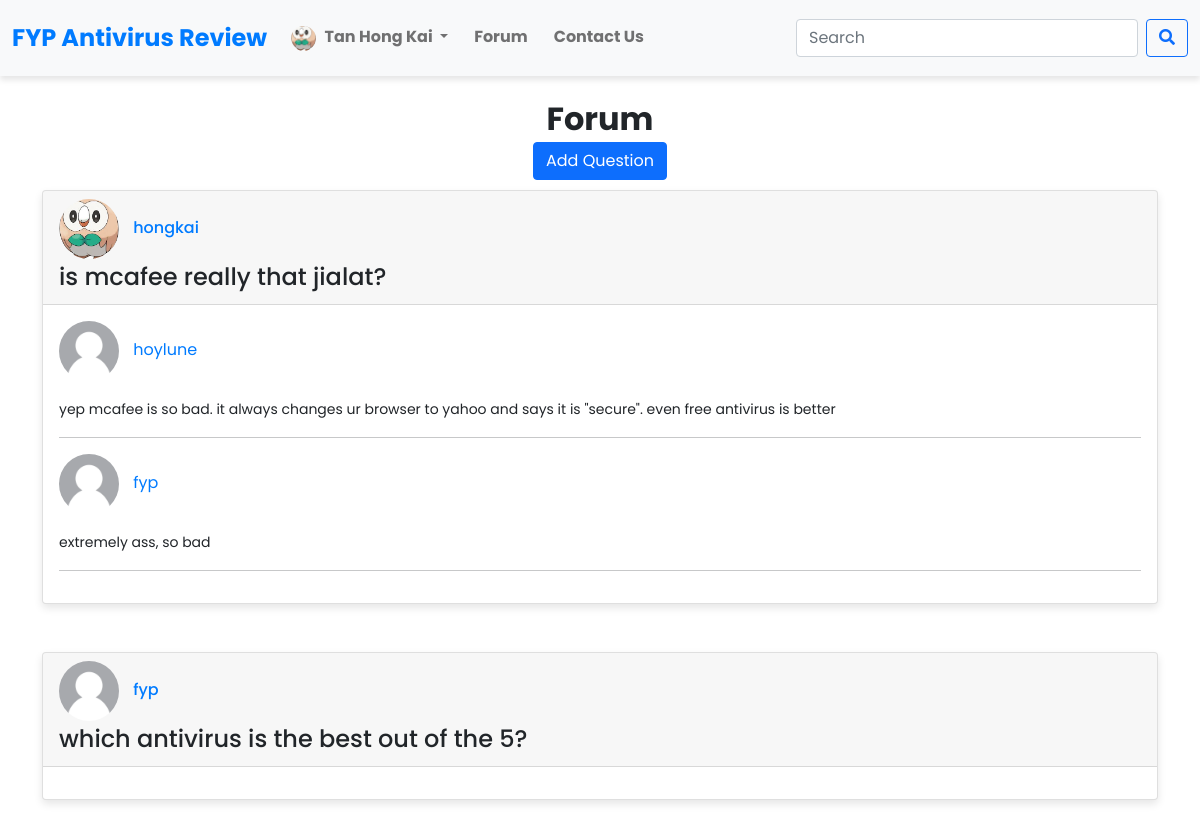
/forum.php (signed in), run on the app's committed database.
### tables this page shows
CREATE TABLE `questions` (
  `quesId` int(11) NOT NULL,
  `userId` int(11) NOT NULL,
  `question` varchar(100) NOT NULL
);

CREATE TABLE `users` (
  `userId` int(11) NOT NULL,
  `username` varchar(60) NOT NULL,
  `password` varchar(40) NOT NULL,
  `name` varchar(80) NOT NULL,
  `dob` varchar(80) NOT NULL,
  `email` varchar(80) NOT NULL,
  `2fa_code` varchar(10) DEFAULT NULL,
  `2fa_expiry` datetime DEFAULT NULL
);

CREATE TABLE `replies` (
  `replyId` int(11) NOT NULL,
  `userId` int(11) NOT NULL,
  `quesId` int(11) NOT NULL,
  `reply` varchar(250) NOT NULL
);

### forum.php (the view, shortened to what this page needs)
<?php
include "dbFunctions.php";
$queryQuestions = "SELECT Q.*, U.username
                   FROM questions Q
                   INNER JOIN users U
                   ON Q.userId = U.userId";
$stmtQuestions = mysqli_prepare($link, $queryQuestions);
mysqli_stmt_execute($stmtQuestions);
$resultQuestions = mysqli_stmt_get_result($stmtQuestions);
$questions = [];
while ($question = mysqli_fetch_assoc($resultQuestions)) {
    $questionId = $question['quesId'];
    $queryReplies = "SELECT R.*, U.username
                     FROM replies R
                     INNER JOIN users U
                     ON R.userId = U.userId
                     WHERE R.quesId = ?";
    $stmtReplies = mysqli_prepare($link, $queryReplies);
    mysqli_stmt_bind_param($stmtReplies, "i", $questionId);
    mysqli_stmt_execute($stmtReplies);
    $resultReplies = mysqli_stmt_get_result($stmtReplies);
    $replies = [];
    while ($reply = mysqli_fetch_assoc($resultReplies)) {
        $replies[] = $reply;
    }
    $question['replies'] = $replies;
    $questions[] = $question;
}
?>
<!DOCTYPE html>
<html lang="en">
<head>
    <link href="https://cdn.jsdelivr.net/npm/bootstrap@5.1.1/dist/css/bootstrap.min.css" rel="stylesheet">
    <link rel="stylesheet" href="https://cdnjs.cloudflare.com/ajax/libs/font-awesome/5.15.4/css/all.min.css">
</head>
<body>
<?php include 'navbar.php'; ?>
<div class="container py-4">
    <h2 class="text-center mb-4"><b>Forum</b></h2>
    <?php if (isset($_SESSION['userId'])): ?>
        <div class="text-center">
            <button class="btn btn-primary add-question-btn" onclick="window.location.href='questionAdd.php'">Add Question</button>
        </div>
    <?php endif; ?>
    <?php foreach ($questions as $question): ?>
        <div class="card mb-5">
            <div class="card-header">
                <h6 class="mb-1" style="color:#007bff;">
                    <?php if (file_exists('pfp/' . $question['userId'] . '.jpg')): ?>
                        <img src="<?php echo 'pfp/' . $question['userId'] . '.jpg'; ?>" style="width: 60px; height: 60px; border-radius: 50%; object-fit: cover; margin-right: 10px;">
                    <?php else: ?>
                        <img src="pfp/avatar.jpg" style="width: 60px; height: 60px; border-radius: 50%; object-fit: cover; margin-right: 10px;">
                    <?php endif; ?>
                        <?php echo $question['username']; ?>
                </h6>
                <h4 class="mb-1"><?php echo $question['question']; ?></h4>
            </div>
            <div class="card-body">
                <?php foreach ($question['replies'] as $reply): ?>
                    <div class="mb-3">
                        <p style="color:#007bff;">
                        <?php if (file_exists('pfp/' . $reply['userId'] . '.jpg')): ?>
                            <img src="<?php echo 'pfp/' . $reply['userId'] . '.jpg'; ?>" alt="Profile Picture" style="width: 60px; height: 60px; border-radius: 50%; object-fit: cover; margin-right: 10px;">
                        <?php else: ?>
                            <img src="pfp/avatar.jpg" style="width: 60px; height: 60px; border-radius: 50%; object-fit: cover; margin-right: 10px;">
                        <?php endif; ?>
                            <?php echo $reply['username']; ?>
                        </p>
                        <small><?php echo $reply['reply']; ?></small>
                        <hr>
                    </div>
                <?php endforeach; ?>
            </div>
        </div>
    <?php endforeach; ?>
</div>
</body>
</html>

### forum.php (style rules this page uses)
body { background-color: #f0f0f0; font-family: 'Poppins', sans-serif; }
.card { border: none; border-radius: 10px; transition: all 0.3s ease; background-color: #fff; box-shadow: 0 4px 8px rgba(0, 0, 0, 0.1); cursor: pointer; }
.card img { height: 200px; object-fit: cover; border-radius: 10px 10px 0 0; }
.add-question-btn { margin-bottom: 10px; margin-top: -20px; margin-right: auto; display: block; margin-left: auto; }

### navbar.php (style rules this page uses)
body { font-family: 'Poppins', sans-serif; }

### data on the page
questions: userId.username "hongkai", question "is mcafee really that jialat?"
replies: userId.username "hoylune", reply "yep mcafee is so bad. it always changes ur browser to yahoo and says it is \"secure\". even free antivirus is better"
replies: userId.username "fyp", reply "extremely ass, so bad"
questions: userId.username "fyp", question "which antivirus is the best out of the 5?"

### other printed values
$_SESSION['name'] "Tan Hong Kai"
